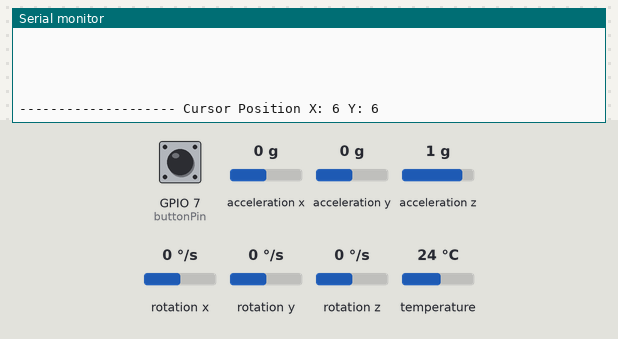
Recording of a sketch running on a simulated ESP32-S3. On the bench: the last lines printed to the serial monitor. Inputs (shaded band) come from the test bench; at power-on: acceleration x 0 g, GPIO 7 (buttonPin) LOW, acceleration y 0 g, acceleration z 1 g, rotation x 0 °/s, rotation y 0 °/s, rotation z 0 °/s, temperature 24 °C. Nothing arrives over Bluetooth unless stated.

Above: at 1.3 s.
1.4 s: acceleration x set to -1.4 g
At 2.01 s:
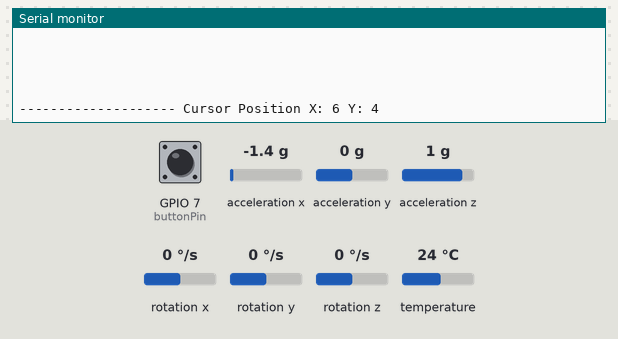
3.3 s: GPIO 7 (buttonPin) pulled HIGH for 0.15 s
At 3.56 s:
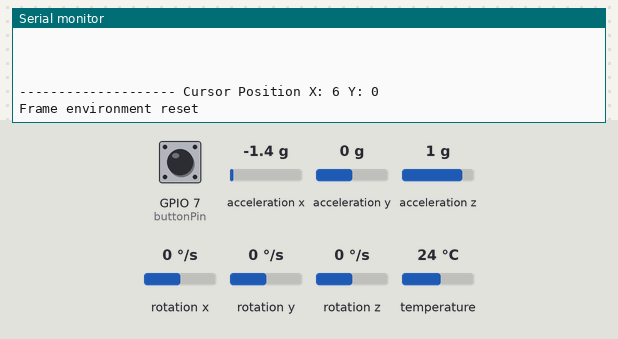
5.1 s: acceleration y set to -1.4 g
At 5.53 s:
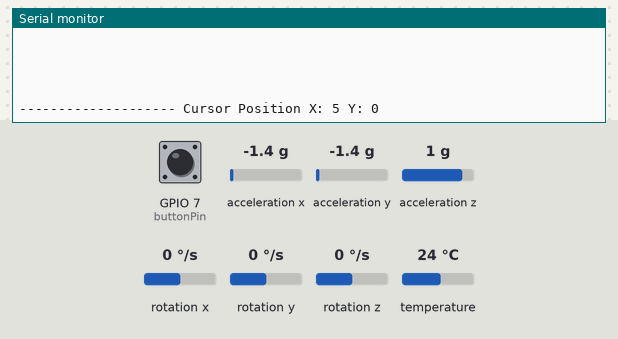
6.8 s: GPIO 7 (buttonPin) pulled HIGH for 1 s
At 7.08 s:
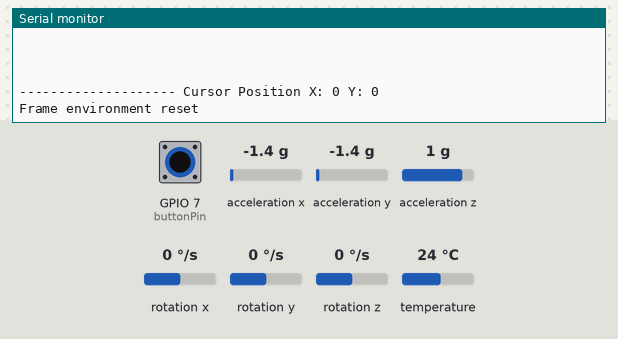
9.7 s: acceleration x set to -0.8 g
At 9.94 s:
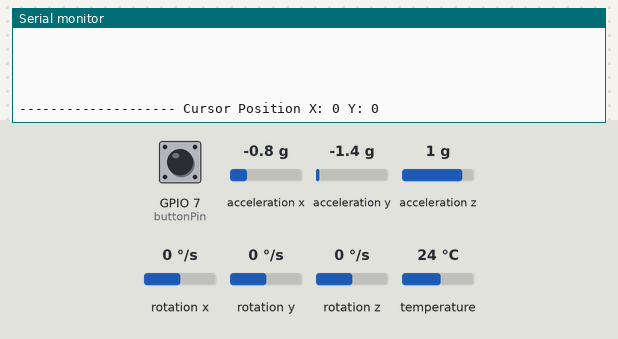
11.7 s: acceleration z set to -1.4 g
At 11.92 s:
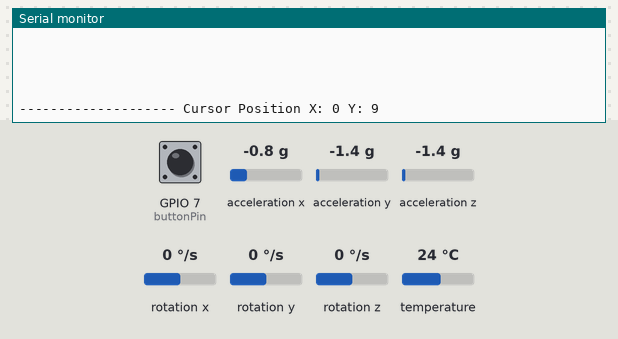
Timing chart, 0 to 14.4 s (numbered marks = the images above; inputs shaded):
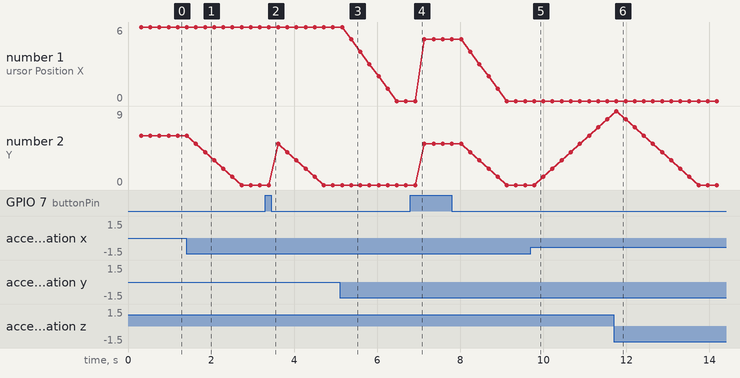

The sketch:

MPU_movement_test.ino
```cpp
// Basic demo for accelerometer readings from Adafruit MPU6050

#include <Adafruit_MPU6050.h>
#include <Wire.h>


#include "BluetoothSerial.h"

#if !defined(CONFIG_BT_ENABLED) || !defined(CONFIG_BLUEDROID_ENABLED)
#error Bluetooth is not enabled! Please run `make menuconfig` to and enable it
#endif

BluetoothSerial SerialBT;

Adafruit_MPU6050 mpu;
const int buttonPin = 7;
const int FRAMESIZE = 13;
int FRAME[FRAMESIZE][FRAMESIZE];
int x = FRAMESIZE/2;
int y = FRAMESIZE/2; //I want to be in the center of the frame
double THRESHOLD = 2;

void setup(void) {
  SerialBT.begin("Smart Pen 0.0");
  Serial.begin(115200);
  Serial.println("Adafruit MPU6050 test!");

  // Try to initialize!
  if (!mpu.begin()) {
    Serial.println("Failed to find MPU6050 chip");
    while (1) {
      delay(10);
    }
  }
  Serial.println("MPU6050 Found!");
  Serial.println("");
  pinMode(buttonPin, INPUT);
  clearFrame();
  delay(100);
}


float accel_x, accel_y, accel_z;
float roll, pitch, yaw;

void loop() {
  int val = 0;
  digitalWrite(13,HIGH);
  int orientation = getAccelerometerOrientation();
  processAccelerometer(orientation);
  //Serial.println("x " + String(x) + " y " + String(y));
  val = digitalRead(buttonPin);
  printFrame();
  if(val){
    clearFrame();
    Serial.println("Frame environment reset");
  }
  /*if(val == 1){
    printFrame();
    clearFrame();
    x = FRAMESIZE/2;
    y = FRAMESIZE /2;
    digitalWrite(13,LOW);
     - click to draw again");
    val = digitalRead(buttonPin);
    while(val == 0){
      //spin lock
      val = digitalRead(buttonPin);
      delay(100);
    }
  }*/
}

void processAccelerometer(int orientation){
  sensors_event_t a, g, temp;
  mpu.getEvent(&a, &g, &temp);
  accel_x = a.acceleration.x;
  accel_y = a.acceleration.y;
  accel_z = a.acceleration.z;
  double xVal = 0;
  double yVal = 0;
  if(orientation == 1){//Z is up
     xVal = accel_x;
     yVal = accel_y;
  }else if(orientation == 2){//Y is up
    xVal= accel_x;
    yVal = accel_z;
  }else if(orientation == 3){//X is up
    xVal = accel_y;
    yVal = accel_x;

  }
  //Serial.println("X VAl " + String(xVal));
  //Serial.println("Y VAL " + String(yVal));
  if(xVal < 0 & xVal < (THRESHOLD *-1)){
     x-=1;
  }else if(xVal > 0 & xVal > (THRESHOLD)){
     x+=1;
  }
  if(yVal < 0 & yVal < (THRESHOLD *-1)){
    y-=1;
  }else if(yVal > 0 & yVal > (THRESHOLD)){
    y+=1;
  }
  if(x >= FRAMESIZE) x = FRAMESIZE-1;
  if(x < 0) x = 0;
  if(y >= FRAMESIZE) y = FRAMESIZE-1;
  if(y < 0) y = 0;
  FRAME[x][y] = 1;
  SerialBT.print(String(x) + "," + String(y));
  delay(200);
}

int getAccelerometerOrientation(){
  sensors_event_t a, g, temp;
  mpu.getEvent(&a, &g, &temp);
  accel_x = a.acceleration.x;
  accel_y = a.acceleration.y;
  accel_z = a.acceleration.z;

  int orientation = 0; //Ill do states 1 = z is "up" 2 = y 3 = x
  float maxVal = max(max(abs(accel_x),abs(accel_y)), abs(accel_z));
  if(maxVal == abs(accel_x)){
      orientation = 3;
      //Serial.println("X is up");
  }else if(maxVal == abs(accel_y)){
      orientation = 2;
      //Serial.println("Y is up");
  }else if(maxVal == abs(accel_z)){
    orientation = 1;
    //Serial.println("Z is up");
  }
  return orientation;
}

void printFrame(){
  for(int i = 0; i < FRAMESIZE; i++){
    for(int j = 0; j < FRAMESIZE; j++){
      if(FRAME[i][j] == 0){
        Serial.print(" ");
      }else{
        if(i == x & j == y){
          Serial.print(">");
        }else{
          Serial.print("*");
        }
      }
    }
    Serial.println();
  }
  Serial.println("-------------------- Cursor Position X: " + String(x) + " Y: " +String(y)  );
}

void clearFrame(){
  x = FRAMESIZE/2;
  y = FRAMESIZE/2;
  for(int i = 0; i < FRAMESIZE; i++){
    for(int j = 0; j < FRAMESIZE; j++){
      FRAME[i][j] = 0;
    }
  }
}
```

Measured:
- after the input at 1.4 s, the serial monitor: prints a new line after 0.23 s (image 1)
- after the input at 3.3 s, the serial monitor: prints a new line after 0.10 s (image 2)
- after the input at 5.1 s, the serial monitor: prints a new line after 0.26 s (image 3)
- after the input at 6.8 s, the serial monitor: prints a new line after 0.12 s (image 4)
- plotted number 2: 6 → 0 after the input at 1.4 s, 0 → 8 after the input at 9.7 s
